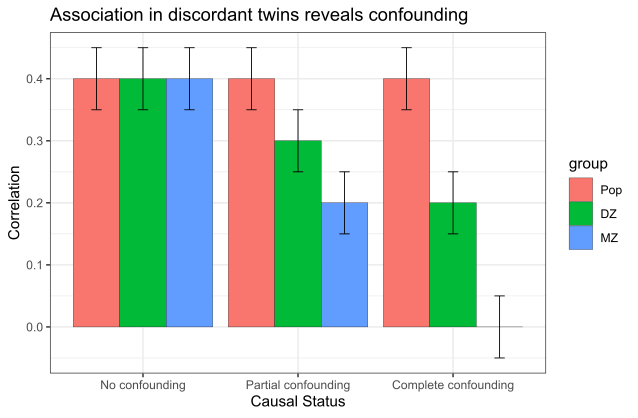

Write the R code that produced this figure.
libs("ggplot2")
tmp1 = data.frame(r = c(.4, .4, .4), type = rep("No confounding"      , 3), N = 100, ci.lower = c(.35, .35, .35), ci.upper = c(.45, .45, .45), p = c(.01),group = c("Pop", "DZ", "MZ"))
tmp2 = data.frame(r = c(.4, .3, .2), type = rep("Partial confounding" , 3), N = 100, ci.lower = c(.35, .25, .15), ci.upper = c(.45, .35, .25), p = c(.01),group = c("Pop", "DZ", "MZ"))
tmp3 = data.frame(r = c(.4, .2, .0), type = rep("Complete confounding", 3), N = 100, ci.lower = c(.35, .15,-.05), ci.upper = c(.45, .25, .05), p = c(.01),group = c("Pop", "DZ", "MZ"))
tmp  = rbind(tmp1, tmp2, tmp3)
tmp$group = factor(tmp$group, levels=c("Pop", "DZ", "MZ"))
tmp$type  = factor(tmp$type , levels=c("No confounding", "Partial confounding", "Complete confounding"))

bar = ggplot(tmp, aes(x = type, y = r, fill = group))
bar = bar + geom_bar(position = position_dodge(), stat = "identity", size = .1, colour = "black") # thin black outline
bar = bar + geom_errorbar(aes(ymin = ci.lower, ymax = ci.upper), size = .3, width = .2, position = position_dodge(.9))
bar = bar + xlab("Causal Status") + ylab("Correlation")
bar = bar + ggtitle(paste0("Association in discordant twins reveals confounding")) + theme_bw()
print(bar)
p = ggplot(data = mtcars, aes(x=mpg, y=wt)) + geom_point()
# bar + hrbrthemes::theme_ipsum()
